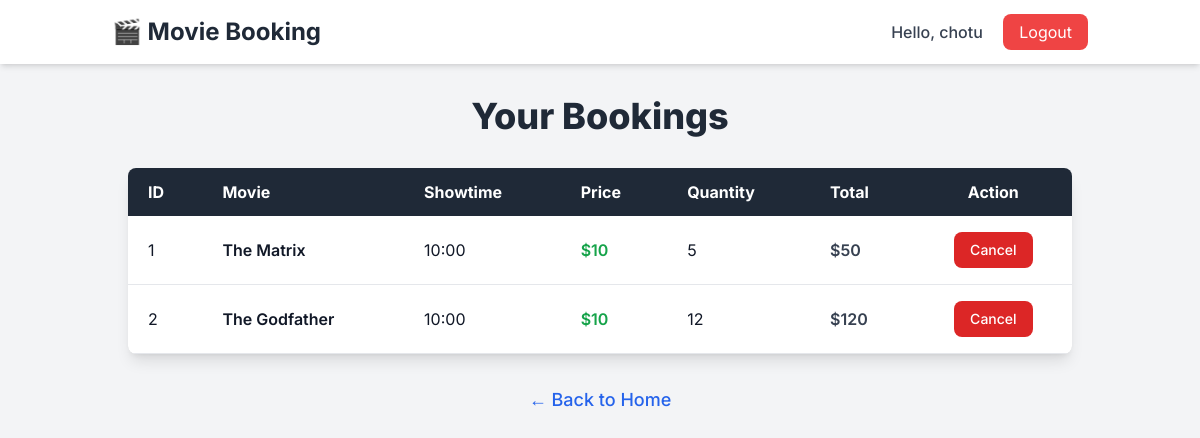
The app's page /bookings (signed in) with its own data.
### main.py (models this page shows)
class Booking(Base):
    __tablename__ = "bookings"
    id = Column(Integer, primary_key=True, index=True)
    user = Column(String, index=True)
    movie_id = Column(Integer, ForeignKey("movies.id"))  # ForeignKey added here
    showtime = Column(String)
    quantity = Column(Integer)
    total = Column(Integer)
    movie = relationship("Movie", backref="bookings")

class Movie(Base):
    __tablename__ = "movies"
    id = Column(Integer, primary_key=True, index=True)
    title = Column(String, unique=True, index=True)
    year = Column(Integer)
    director = Column(String)
    rating = Column(Integer)
    format = Column(String)
    price = Column(Integer)

### main.py (the view)
@app.get("/bookings", response_class=HTMLResponse)
async def view_bookings(request: Request, db: Session = Depends(get_db)):
    if not require_login(request):
        return RedirectResponse(url="/login", status_code=303)
    user_bookings = (
        db.query(Booking)
        .options(joinedload(Booking.movie))
        .filter(Booking.user == request.session["user"])
        .all()
    )
    bookings_with_movies = []
    for booking in user_bookings:
        bookings_with_movies.append({
            "id": booking.id,
            "movie": booking.movie.title if booking.movie else "Unknown",
            "showtime": booking.showtime,
            "price": booking.movie.price if booking.movie else 0,
            "quantity": booking.quantity,
            "total": booking.total
        })
    return templates.TemplateResponse("bookings.html", {"request": request, "bookings": bookings_with_movies, "user": request.session.get("user")})

### templates/bookings.html (shortened to what this page needs)
{% extends "base.html" %}
{% block content %}
<div class="container mx-auto px-4">
  <h1 class="text-4xl font-extrabold text-gray-800 mb-8 text-center">Your Bookings</h1>
  {% if bookings %}
  <div class="overflow-hidden rounded-lg shadow-lg">
    <table class="w-full border-collapse bg-white rounded-lg shadow-md">
      <thead class="bg-gray-800 text-white">
        <tr>
          <th class="py-3 px-5 text-left">ID</th>
          <th class="py-3 px-5 text-left">Movie</th>
          <th class="py-3 px-5 text-left">Showtime</th>
          <th class="py-3 px-5 text-left">Price</th>
          <th class="py-3 px-5 text-left">Quantity</th>
          <th class="py-3 px-5 text-left">Total</th>
          <th class="py-3 px-5 text-center">Action</th>
        </tr>
      </thead>
      <tbody>
        {% for booking in bookings %}
        <tr class="border-b hover:bg-gray-100 transition duration-200">
          <td class="py-4 px-5">{{ booking.id }}</td>
          <td class="py-4 px-5 font-semibold">{{ booking.movie }}</td>
          <td class="py-4 px-5">{{ booking.showtime }}</td>
          <td class="py-4 px-5 font-semibold text-green-600">${{ booking.price }}</td>
          <td class="py-4 px-5">{{ booking.quantity }}</td>
          <td class="py-4 px-5 font-semibold text-gray-700">${{ booking.total }}</td>
          <td class="py-4 px-5 text-center">
            <form action="/cancel" method="post">
              <button type="submit" class="bg-red-600 text-white px-4 py-2 rounded-lg text-sm font-medium hover:bg-red-700 transition duration-200">
                Cancel
              </button>
            </form>
          </td>
        </tr>
        {% endfor %}
      </tbody>
    </table>
  </div>
  {% else %}
  <p class="text-gray-600 text-lg text-center mt-8">You haven't booked any movies yet.</p>
  {% endif %}
  <div class="mt-8 text-center">
    <a href="/" class="text-lg font-medium text-blue-600 hover:text-blue-800 transition duration-200">
      &larr; Back to Home
    </a>
  </div>
</div>
{% endblock %}

### templates/base.html (style rules this page uses)
body { font-family: 'Inter', sans-serif; }

### records on screen
Booking: id "1", movie "The Matrix", showtime "10:00", price "10", quantity "5", total "50"
Booking: id "2", movie "The Godfather", showtime "10:00", price "10", quantity "12", total "120"

### other values on screen
{{ user }} "chotu"
